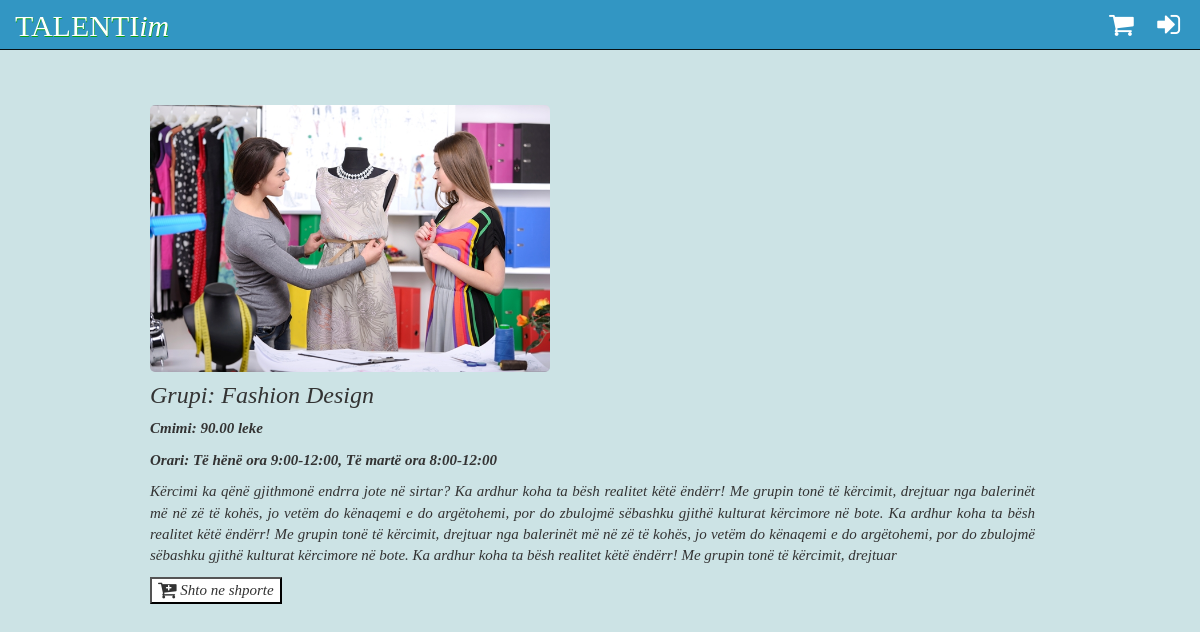
/grupi.php?id_gr=4, run on the app's committed database.
### tables this page shows
CREATE TABLE `grupet` (
  `id_grupi` int(11) NOT NULL,
  `emer_grupi` varchar(100) NOT NULL,
  `pershkrimi` varchar(700) NOT NULL,
  `orari` varchar(100) NOT NULL,
  `foto_grupi` varchar(200) NOT NULL,
  `cmimi` double(6,2) NOT NULL
);

### grupi.php (the view, shortened to what this page needs)
<?php
require 'includes/headerIndex.php';
?>
	<div class="wrapper">
		<?php
			$id_grupi=$_GET['id_gr'];
			$query_grupi="select * from grupet where id_grupi=$id_grupi";
			$result=mysqli_query($connection, $query_grupi);
			$row=mysqli_fetch_assoc($result);
		?>
					<div id="grupiPlote">
						<img src="foto/kampet/<?php echo $row['foto_grupi']; ?>" class="foto_grupi">
						<div class="detaje"><strong>
							<h3>Grupi: <?php echo $row['emer_grupi']; ?></h3>
							<p>Cmimi: <?php echo $row['cmimi']; ?> leke</p>
							<p>Orari: <?php echo $row['orari']; ?></p></strong>
							<p><?php echo $row['pershkrimi'];?></p>
							<p><form action="#" method="get">
								<button type="submit" name="shtoShporte"
								><i class="fa fa-cart-plus fa-lg"></i> Shto ne shporte</button>
							</form></p>
						</div>
					</div>
		</div>
</body>
</html>

### css/loggedIn.css (style rules this page uses)
body { background-color: #CCE3E5; font-family: 'Quicksand-Regular'; }
.wrapper { position: relative; top: 50px; margin: 0 auto; padding: 0 10px; width: 80%; min-width: 950px; }
button, input[type=submit] { background-color: white; }

### css/index.css (style rules this page uses)
.wrapper { position: absolute; padding: 15px; padding-right: 30px; width: 80%; top: 90px; left: 120px; }
.foto_grupi { max-height: 200px; max-width: 300px; border-radius: 5px; transition: border 1s; margin-left: 15px; }
div.detaje { margin-left: 10px; padding: 10px; margin: 5px; text-align: justify; }
#grupiPlote .detaje { margin-top: -20px; }
#grupiPlote .detaje { font-size: 1.5rem; }
#grupiPlote .foto_grupi { max-width: 400px; max-height: 350px; }

### data on the page
grupet: foto_grupi (picture), emer_grupi "Fashion Design", cmimi "90.00", orari "Të hënë ora 9:00-12:00, Të martë ora 8:00-12:00", pershkrimi "Kërcimi ka qënë gjithmonë endrra jote në sirtar? Ka ardhur koha ta bësh realitet këtë ëndërr! Me grupin tonë të kërcimit, drejtuar nga balerinët më në zë të kohës, jo vetëm do kënaqemi e do argëtohemi, por do zbulojmë sëbashku gjithë kulturat kërcimore në bote. Ka ardhur koha ta bësh realitet këtë ëndërr! Me grupin tonë të kërcimit, drejtuar nga balerinët më në zë të kohës, jo vetëm do kënaqemi e do argëtohemi, por do zbulojmë sëbashku gjithë kulturat kërcimore në bote. Ka ardhur koha ta bësh realitet këtë ëndërr! Me grupin tonë të kërcimit, drejtuar"
